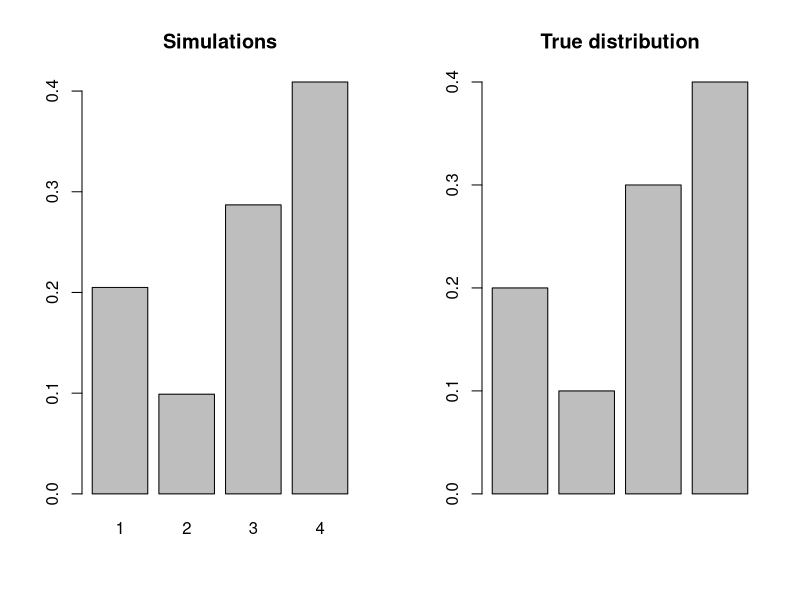
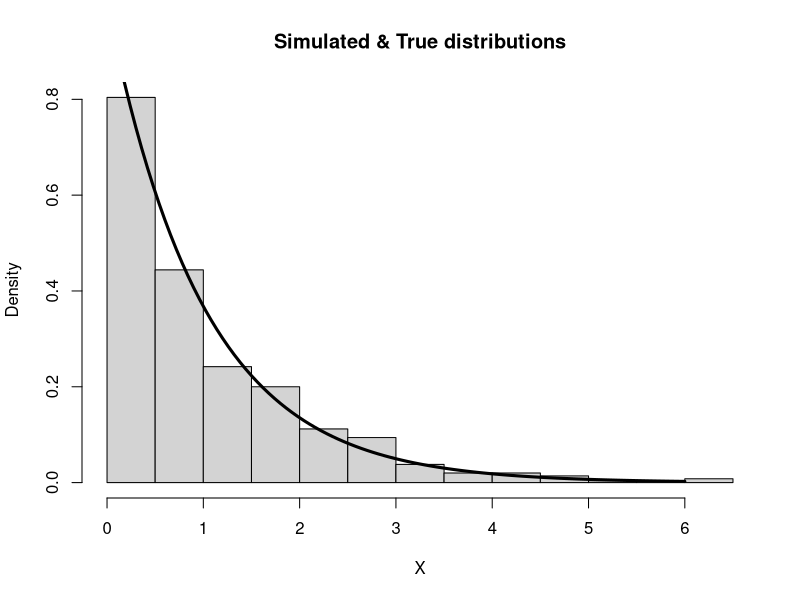
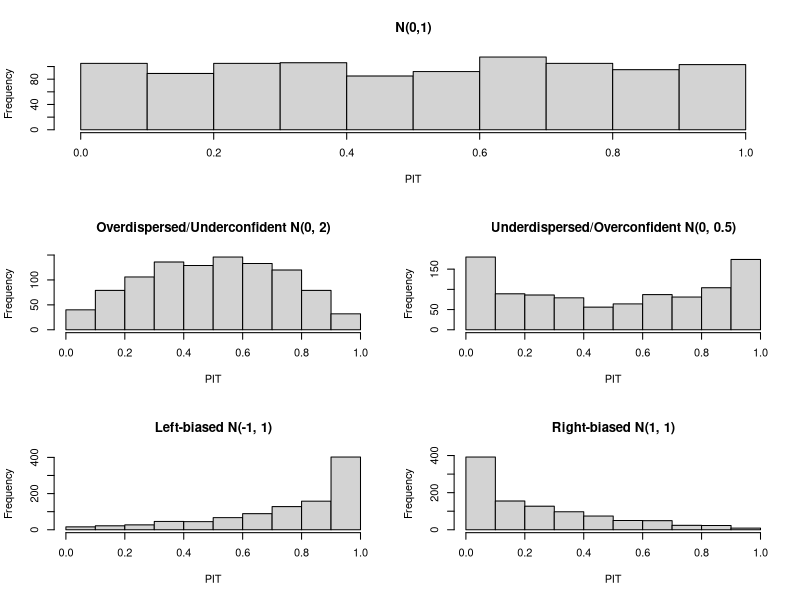

Here is the R script that generated these plots, in order:
## ---- chunk 1
knitr::opts_chunk$set(echo = TRUE)
## ---- chunk 2
library(magrittr)
library(knitr)
x_i <- c(1,2,3,4)
p_i <- c(0.2,0.1,0.3,0.4)
dat <- 'colnames<-' (as.data.frame(cbind(x_i,p_i)), c("x_i", "P(X=x_i)"))
kable(dat)
## ---- chunk 3
discrete.sample <- function(n, x, p){
  # n: number of generated samples
  # x: a vector of x values
  # p: a vector of probabilities of corresponding x values
  p_sum <- cumsum(p)
  sample_out <- numeric(n)
  for (i in seq_len(n)){
    counter <- 1
    u <- runif(1)
    while(u > p_sum[counter]){
      counter <- counter + 1
    }
    sample_out[i] <- x[counter]
  }
  return(sample_out)
}

n <- 1000
x_i <- c(1,2,3,4)
p_i <- c(0.2,0.1,0.3,0.4)
dsamples <- discrete.sample(n, x_i, p_i)

par(mfrow = c(1,2))
barplot(table(dsamples)/n, main = "Simulations")
barplot(p_i, main = "True distribution")
## ---- chunk 4
par(mfrow=c(1,1))
## ---- chunk 5
n <- 1000
U <- runif(n)
csamples <- X <- -log(1-U)

hist(csamples, freq = FALSE, xlab = "X", main = "Simulated & True distributions")
curve(dexp(x, rate = 1), 0, 6, lwd = 3, xlab = "", ylab = "", add = TRUE)
## ---- chunk 6
n <- 1000
mu <- 0
sigma <- 1
sigma_1 <- sqrt(2)
sigma_2 <- sqrt(0.5)
mu_3 <- -1
mu_4 <- 1
x <- rnorm(n, mu, sigma)

f <- pnorm(x, mu, sigma)
f_1 <- pnorm(x, mu, sigma_1)
f_2 <- pnorm(x, mu, sigma_2)
f_3 <- pnorm(x, mu_3, sigma)
f_4 <- pnorm(x, mu_4, sigma)

attach(mtcars)
layout(matrix(c(1,1,2,3,4,5), 3, 2, byrow = TRUE))
hist(f, xlab = "PIT", main = "N(0,1)")
hist(f_1, xlab = "PIT", main = "Overdispersed/Underconfident N(0, 2)")
hist(f_2, xlab = "PIT", main = "Underdispersed/Overconfident N(0, 0.5)")
hist(f_3, xlab = "PIT", main = "Left-biased N(-1, 1)")
hist(f_4, xlab = "PIT", main = "Right-biased N(1, 1)")
